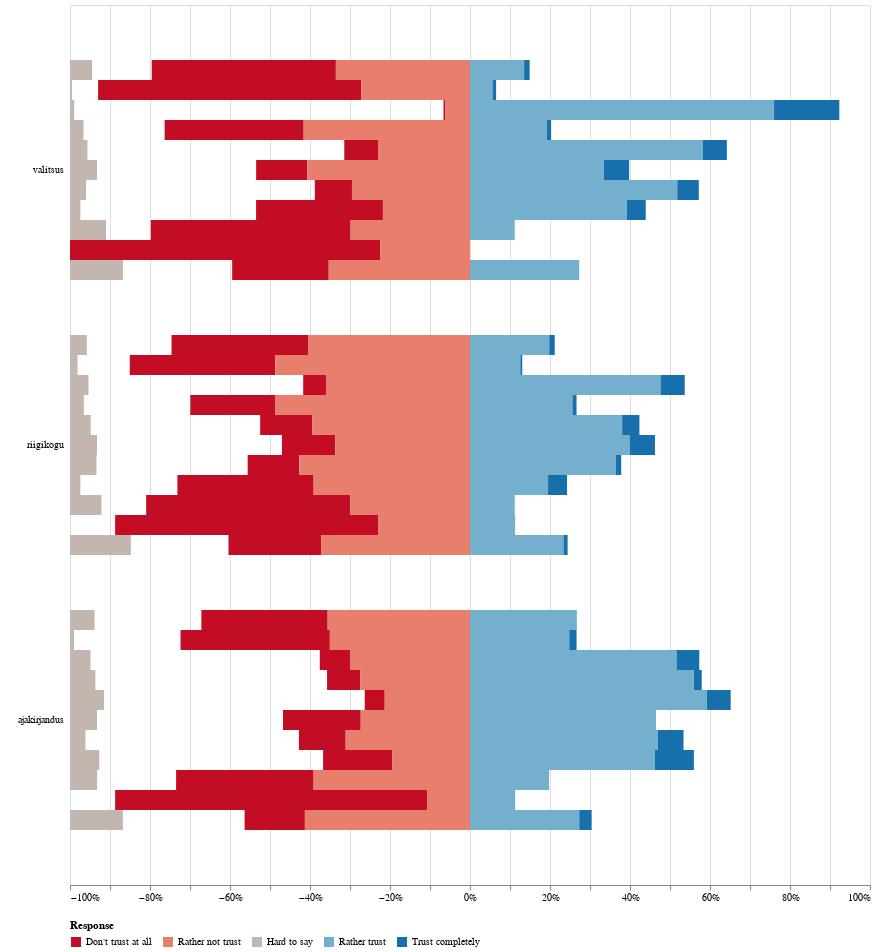

Source (notebook cell):
### Code cell
e2e_plot({
    'res_col' : 'trust',
    'factor_cols': ['party_preference'],  'filter': {},
    'plot': 'likert_bars',
    'internal_facet': True
},data_file)

### Figure 1 — Vega-Lite specification as saved in the notebook (floating-point values rounded to 4 significant figures; data arrays with more than 128 entries replaced by an {"elided": "..."} marker saying what was removed)
{"config": {"view": {"continuousWidth": 300, "continuousHeight": 300}}, "data": {"name": "data-11d44e0411e878dd1e7277a1ae38b400"}, "mark": {"type": "bar"}, "encoding": {"color": {"field": "trust", "legend": {"orient": "bottom", "title": "Response"}, "scale": {"domain": ["Don't trust at all", "Rather not trust", "Hard to say", "Rather trust", "Trust completely"], "range": ["#c30d24", "#e77f6c", "#c3b6af", "#74b0ce", "#1770ab"]}, "type": "nominal"}, "tooltip": [{"field": "percent", "format": ".1%", "type": "quantitative"}, {"field": "question", "type": "nominal"}, {"field": "trust", "type": "nominal"}, {"field": "party_preference", "type": "nominal"}], "x": {"axis": {"format": "%", "title": null}, "field": "start", "type": "quantitative"}, "x2": {"field": "end"}, "y": {"axis": {"domain": false, "minExtent": 60, "offset": 5, "ticks": false, "title": null}, "field": "question", "sort": ["valitsus", "riigikogu", "ajakirjandus"], "type": "nominal"}, "yOffset": {"field": "party_preference", "sort": ["Keskerakond", "EKRE", "Reformierakond", "Isamaa", "SDE", "Rohelised", "Eesti 200", "Parempoolsed", "No party", "Other", "Hard to say"], "title": null, "type": "nominal"}}, "width": 800, "$schema": "https://vega.github.io/schema/vega-lite/v5.15.1.json", "datasets": {"data-11d44e0411e878dd1e7277a1ae38b400": {"elided": "165 records"}}}
